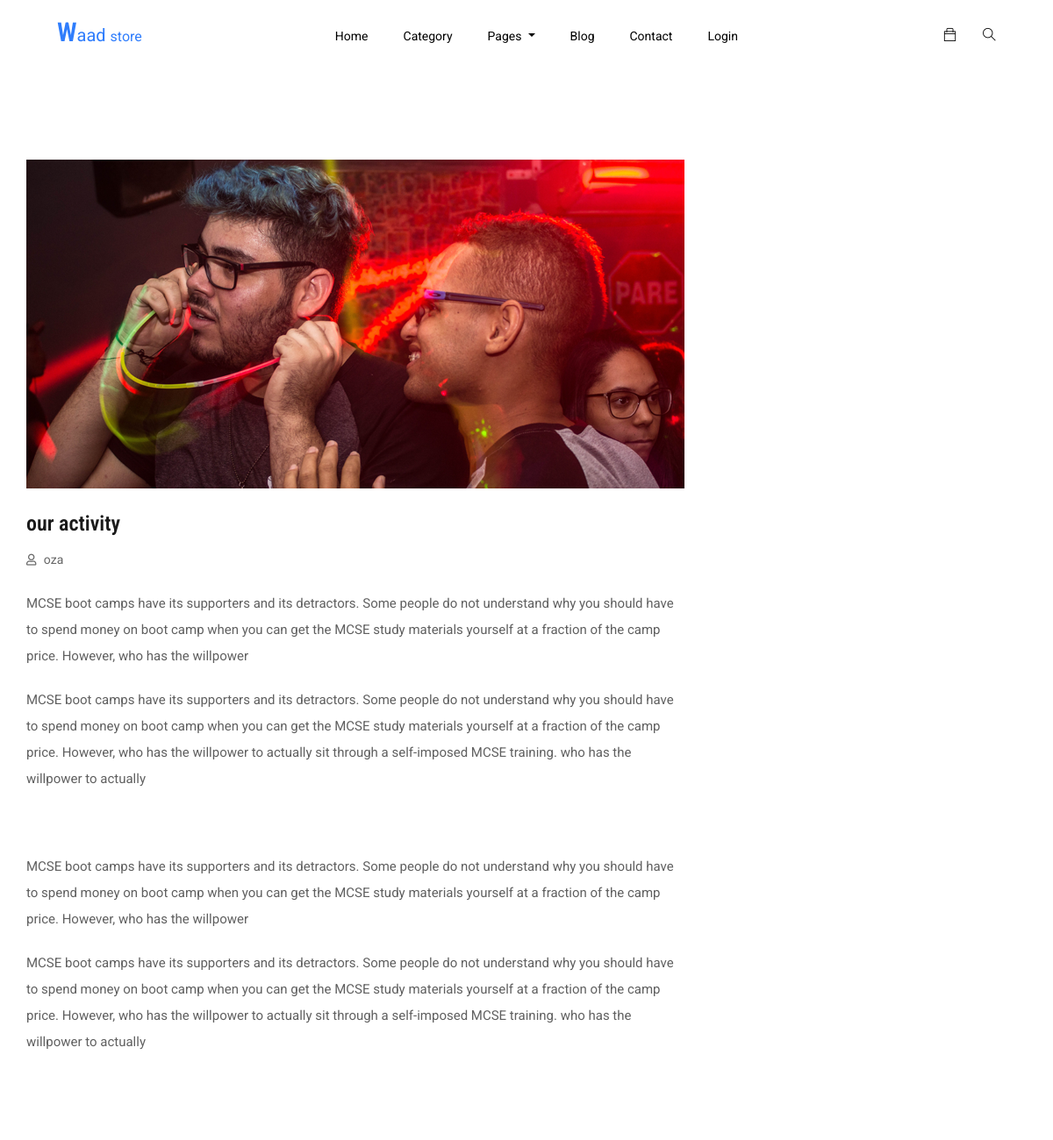
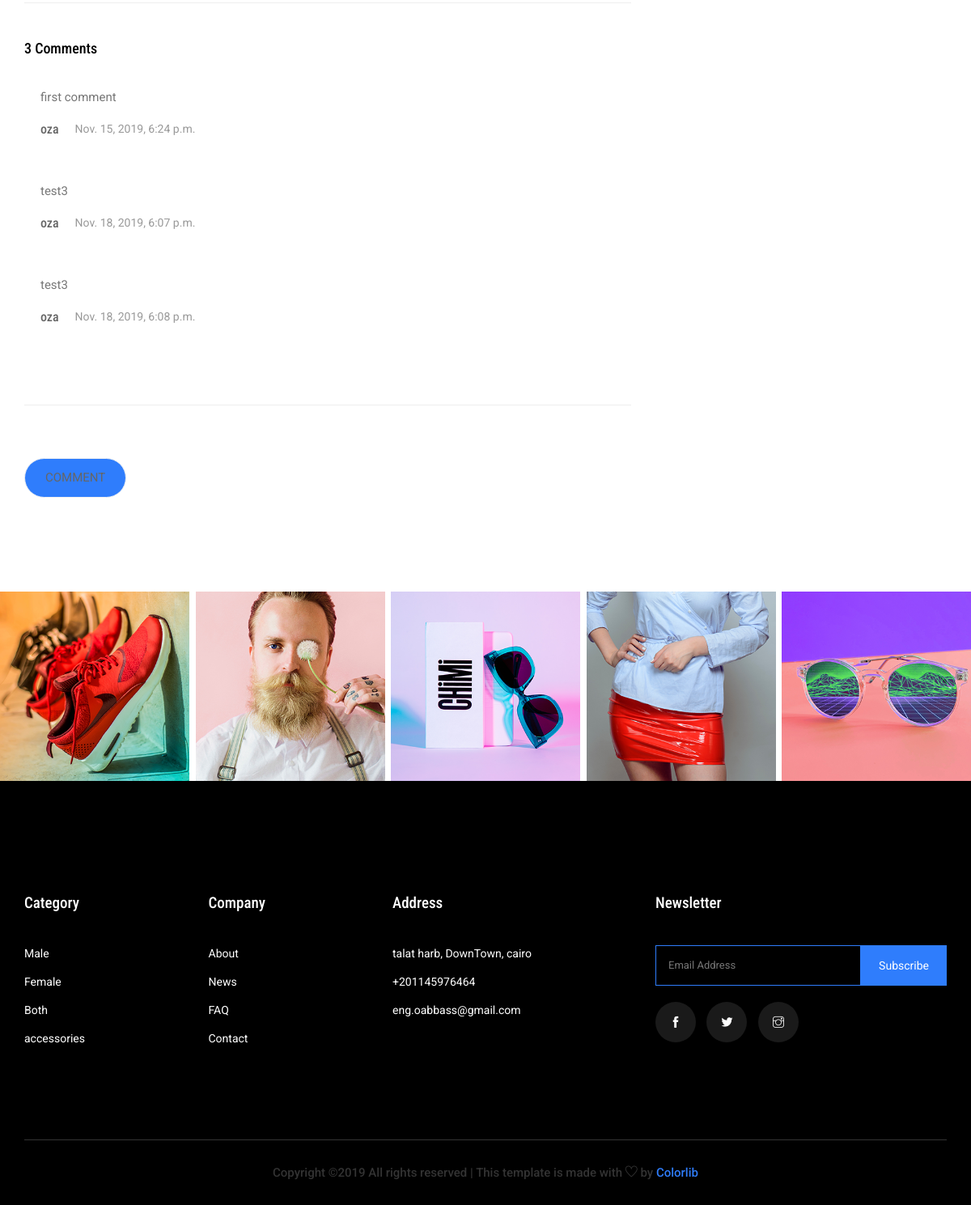
The app's page /blog/detail/one/ with its own data (2 pictures, top to bottom).
### blog/models.py (models this page shows, shortened)
class Post(models.Model):
    user  = models.ForeignKey(User, on_delete=models.CASCADE)
    title = models.CharField(max_length= 35)
    content = RichTextField()
    description= models.CharField(max_length= 170)
    img = models.ImageField(blank=True)
    slug = models.SlugField(unique=True, allow_unicode=True)
    created_at = models.DateTimeField(auto_now_add=True)
    post_at = models.DateTimeField(default=timezone.now)
    active = models.BooleanField(default=False)

class Comment(models.Model):
    user  = models.ForeignKey(settings.AUTH_USER_MODEL, on_delete=models.CASCADE)
    post = models.ForeignKey(Post, related_name='comments', on_delete=models.CASCADE)
    comment = models.CharField(max_length= 350)
    created_at = models.DateTimeField(auto_now_add=True)

### blog/views.py (the view)
# urls.py: path('detail/<slug>/', views.PostDetailView.as_view(), name='single_post'),
class PostDetailView(DetailView):
    model = Post
    template_name = 'blog/single-blog.html'
    comment_form = CommentForm()

### blog/templates/blog/single-blog.html (shortened to what this page needs)
{% extends "base.html" %}
{% load static %}
{% block extra_link %}
   <link rel="stylesheet" href="{% static "css/price_rangs.css" %}">
{% endblock %}
{% block body_content %}
   <section class="blog_area single-post-area section_padding">
      <div class="container">
         <div class="row">
            <div class="col-lg-8 posts-list">
               <div class="single-post">
                  <div class="feature-img">
                     <img class="img-fluid" src="{{post.img.url}}" alt="">
                  </div>
                  <div class="blog_details">
                     <h2>{{post.title}}
                     </h2>
                     <ul class="blog-info-link mt-3 mb-4">
                        <li><a href="#"><i class="far fa-user"></i> {{post.user.username}}</a></li>
                     </ul>
                     <p class="excert">
                      {{ post.content|safe}}
                     </p>
                  </div>
               </div>
               <div class="comments-area">
                  <h4>{{post.comments.count}} Comments</h4>
                  {% for comment in post.comments.all %}
                  <div class="comment-list">
                     <div class="single-comment justify-content-between d-flex">
                        <div class="user justify-content-between d-flex">
                           <div class="desc">
                              <p class="comment">
                                 {{comment.comment}}
                              </p>
                              <div class="d-flex justify-content-between">
                                 <div class="d-flex align-items-center">
                                    <h5>
                                       <a href="#">{{comment.user.username}}</a>
                                    </h5>
                                    <p class="date">{{comment.created_at}}</p>
                                 </div>
                              </div>
                           </div>
                        </div>
                     </div>
                  </div>
                  {% endfor %}
               </div>
               <div class="comment-form">
                     </div>
                     <div class="form-group mt-3">
                        <a class="btn_3 button-contactForm" href="{% url 'blog:comment_to_post' post.slug %}">Comment</a>
                     </div>
               </div>
            </div>
         </div>
   </section>
{% include "_instgrame_photo.html" %}
  {% endblock %}

### static/css/all.css (style rules this page uses)
.fa, .fas, .far, .fal, .fab { -moz-osx-font-smoothing: grayscale; -webkit-font-smoothing: antialiased; display: inline-block; font-style: normal; font-variant: normal; text-rendering: auto; line-height: 1; }
.fa-user:before { content: "\f007"; }
.far { font-family: 'Font Awesome 5 Free'; font-weight: 400; }

### records on screen
Post: img (picture), title "our activity", user.username "oza", content "MCSE boot camps have its supporters and its detractors. Some people do not understand why you should have to spend money on boot camp when you can get the MCSE study materials yourself at a fraction of the camp price. However, who has the willpower MCSE boot camps have its supporters and its detractors. Some people do not understand why you should have to spend money on boot camp when you can get the MCSE study materials yourself at a fraction of the camp price. However, who has the willpower to actually sit through a self-imposed MCSE training. who has the willpower to actually MCSE boot camps have its supporters and its detractors. Some people do not understand why you should have to…", comments.count "3"
Comment: comment "first comment", user.username "oza", created_at "Nov. 15, 2019, 6:24 p.m."
Comment: comment "test3", user.username "oza", created_at "Nov. 18, 2019, 6:07 p.m."
Comment: comment "test3", user.username "oza", created_at "Nov. 18, 2019, 6:08 p.m."
